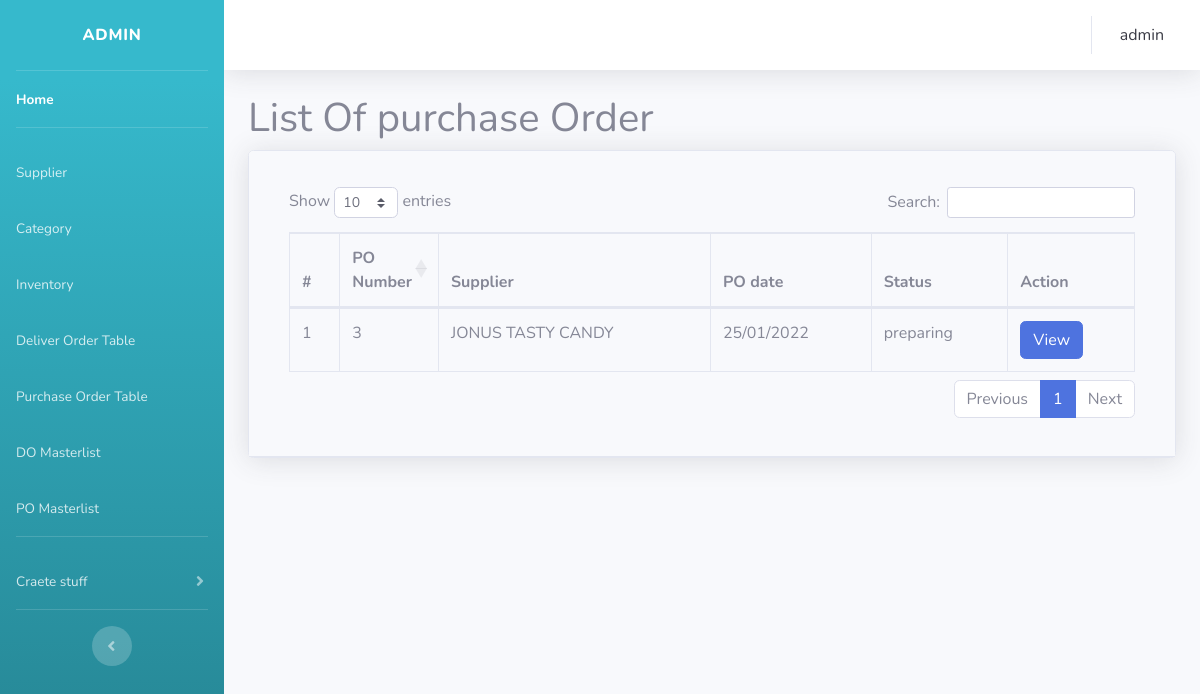
Screenshot of /tools/test_purchase_order_list.php (signed in) with the database file from the repository.
### tables this page shows
CREATE TABLE `purchase_order` (
  `ID` int(11) NOT NULL,
  `po_date` date NOT NULL,
  `supplier` varchar(50) NOT NULL,
  `sub_total` varchar(20) NOT NULL,
  `tax` varchar(20) NOT NULL,
  `tax_total` varchar(20) NOT NULL,
  `total` varchar(20) NOT NULL,
  `status` varchar(20) NOT NULL,
  `completation_date` date DEFAULT NULL
);

### tools/test_purchase_order_list.php (the view, shortened to what this page needs)
<?php
	include 'bar.php';
 ?>
<!DOCTYPE html>
<html>
<head>
		<link rel="stylesheet" href="https://cdn.datatables.net/1.10.20/css/dataTables.bootstrap4.min.css">
</head>
<body>
	<div class="container-fluid">
		<h1>List Of purchase Order</h1>
		<div class="card shadow mb-4">
			<div class="card-header py-3">
				<div class="card-body">
					<div class="table-responsive">
						<table class="table table-bordered" id="do_table" >
							<thead>
								<tr>
									<th>
										#
									</th>
									<th width="1%">
										PO Number
									</th>
									<th>
                                        Supplier
									</th>
									<th>
										PO date
									</th>
									<th>
										Status
									</th>
									<th width="15%">
										Action
									</th>
								</tr>
							</thead>
							<tbody>
								 <?php
                                 $i=0;
                                 $sql = "SELECT * FROM `purchase_order` WHERE `status` = 1 ORDER BY `purchase_order`.`ID` DESC";
								 $result = $conn->query($sql);
								 while ($row = $result->fetch_assoc()) {
								 	echo "<tr>
								 	<td>".++$i."</td>
								 	<td>".$row["ID"]."</td>
								 	<td>".$row["supplier"]."</td>
									<td>".date("d/m/Y",strtotime($row["po_date"]))."</td>
									<td>";
									if ($row["status"] == 0) {
                                            echo "Preparing";
                                            }
                                        elseif ($row["status"] == 1) {
                                            echo "preparing";
                                            }
                                        elseif ($row["status"] == 2) {
                                            echo "Completed";
                                        }
                                    echo "</td>
									<td><a class='text-white btn btn-primary' style='text-decoration: none;' href='../engine/view_po.php?ID=".$row["ID"]."'>View</a>
									</td>";
								 	echo "</tr>";
								 }
								 echo "</table>";
								 ?>
					</div>
				</div>
			</div>
		</div>
	</div>
</body>
</body>
</html>

### rows the page displays
purchase_order: ID "3", supplier "JONUS TASTY CANDY", po_date "25/01/2022", status "preparing"

### other values shown
$_SESSION["username"] "admin"
